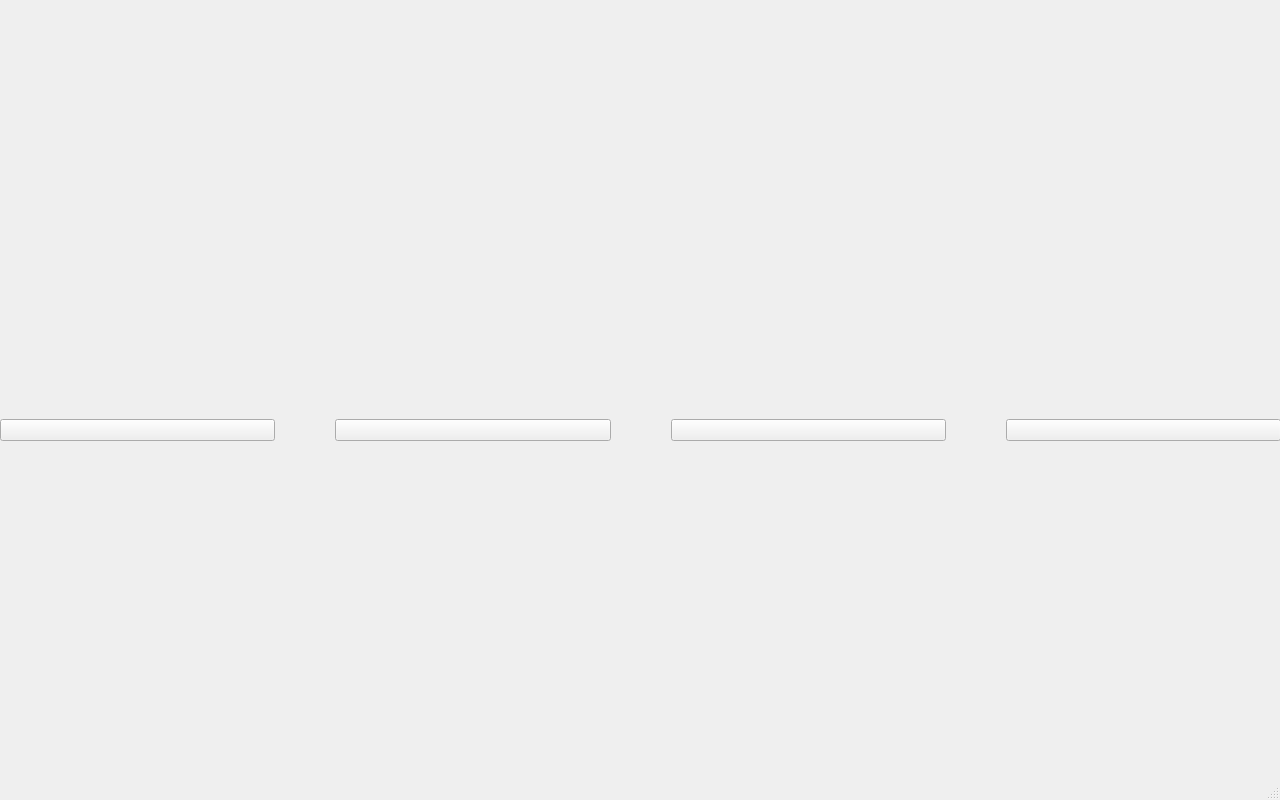
<?xml version="1.0" encoding="UTF-8"?>
<ui version="4.0">
 <class>MainWindow</class>
 <widget class="QMainWindow" name="MainWindow">
  <property name="geometry">
   <rect>
    <x>0</x>
    <y>0</y>
    <width>1280</width>
    <height>800</height>
   </rect>
  </property>
  <property name="sizePolicy">
   <sizepolicy hsizetype="Expanding" vsizetype="Expanding">
    <horstretch>0</horstretch>
    <verstretch>0</verstretch>
   </sizepolicy>
  </property>
  <property name="windowTitle">
   <string>MainWindow</string>
  </property>
  <property name="styleSheet">
   <string notr="true">#MainWindow
{
border-image: url(:/res/png/p1Back);
}</string>
  </property>
  <widget class="QWidget" name="centralwidget">
   <widget class="QWidget" name="horizontalLayoutWidget">
    <property name="geometry">
     <rect>
      <x>0</x>
      <y>270</y>
      <width>1281</width>
      <height>321</height>
     </rect>
    </property>
    <layout class="QHBoxLayout" name="horizontalLayout">
     <property name="spacing">
      <number>60</number>
     </property>
     <item>
      <widget class="ButtonCommon" name="btTest">
       <property name="text">
        <string/>
       </property>
      </widget>
     </item>
     <item>
      <widget class="ButtonCommon" name="btQc">
       <property name="text">
        <string/>
       </property>
      </widget>
     </item>
     <item>
      <widget class="ButtonCommon" name="btSet">
       <property name="text">
        <string/>
       </property>
      </widget>
     </item>
     <item>
      <widget class="ButtonCommon" name="btQuery">
       <property name="text">
        <string/>
       </property>
      </widget>
     </item>
    </layout>
   </widget>
  </widget>
  <widget class="QMenuBar" name="menubar">
   <property name="geometry">
    <rect>
     <x>0</x>
     <y>0</y>
     <width>1280</width>
     <height>23</height>
    </rect>
   </property>
  </widget>
  <widget class="QStatusBar" name="statusbar"/>
 </widget>
 <customwidgets>
  <customwidget>
   <class>ButtonCommon</class>
   <extends>QPushButton</extends>
   <header location="global">buttoncommon.h</header>
  </customwidget>
 </customwidgets>
 <resources/>
 <connections/>
</ui>
